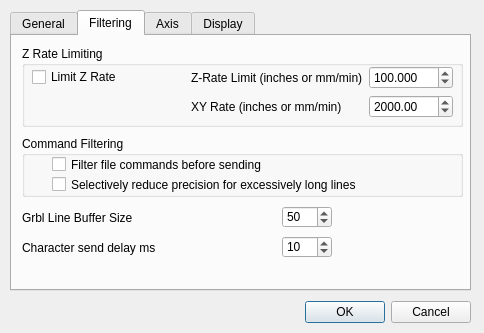
<?xml version="1.0" encoding="UTF-8"?>
<ui version="4.0">
 <class>Options</class>
 <widget class="QDialog" name="Options">
  <property name="geometry">
   <rect>
    <x>0</x>
    <y>0</y>
    <width>484</width>
    <height>333</height>
   </rect>
  </property>
  <property name="sizePolicy">
   <sizepolicy hsizetype="Maximum" vsizetype="Maximum">
    <horstretch>1</horstretch>
    <verstretch>1</verstretch>
   </sizepolicy>
  </property>
  <property name="windowTitle">
   <string>Options</string>
  </property>
  <widget class="QTabWidget" name="tabWidget">
   <property name="geometry">
    <rect>
     <x>10</x>
     <y>10</y>
     <width>461</width>
     <height>281</height>
    </rect>
   </property>
   <property name="sizePolicy">
    <sizepolicy hsizetype="Expanding" vsizetype="Expanding">
     <horstretch>1</horstretch>
     <verstretch>1</verstretch>
    </sizepolicy>
   </property>
   <property name="currentIndex">
    <number>1</number>
   </property>
   <widget class="QWidget" name="tab_general">
    <attribute name="title">
     <string>General</string>
    </attribute>
    <widget class="QWidget" name="gridLayoutWidget_2">
     <property name="geometry">
      <rect>
       <x>10</x>
       <y>146</y>
       <width>431</width>
       <height>82</height>
      </rect>
     </property>
     <layout class="QGridLayout" name="gridLayout" columnstretch="2,1,0">
      <item row="2" column="0">
       <widget class="QLabel" name="labelZJogRate">
        <property name="text">
         <string>Z-Jog Rate (inches or mm/min)</string>
        </property>
       </widget>
      </item>
      <item row="1" column="0">
       <widget class="QLabel" name="labelWaitForResp">
        <property name="text">
         <string>Seconds to Wait for Response</string>
        </property>
       </widget>
      </item>
      <item row="1" column="2">
       <widget class="QSpinBox" name="spinResponseWaitSec">
        <property name="minimum">
         <number>1</number>
        </property>
        <property name="maximum">
         <number>1000</number>
        </property>
        <property name="value">
         <number>60</number>
        </property>
       </widget>
      </item>
      <item row="2" column="2">
       <widget class="QDoubleSpinBox" name="doubleSpinZJogRate">
        <property name="accelerated">
         <bool>true</bool>
        </property>
        <property name="correctionMode">
         <enum>QAbstractSpinBox::CorrectToNearestValue</enum>
        </property>
        <property name="decimals">
         <number>3</number>
        </property>
        <property name="minimum">
         <double>0.100000000000000</double>
        </property>
        <property name="maximum">
         <double>9999.989999999999782</double>
        </property>
        <property name="singleStep">
         <double>1.000000000000000</double>
        </property>
        <property name="value">
         <double>260.000000000000000</double>
        </property>
       </widget>
      </item>
      <item row="3" column="2">
       <widget class="QSpinBox" name="spinMaxStatusLines">
        <property name="layoutDirection">
         <enum>Qt::LeftToRight</enum>
        </property>
        <property name="maximum">
         <number>500000</number>
        </property>
        <property name="value">
         <number>500000</number>
        </property>
       </widget>
      </item>
      <item row="3" column="0">
       <widget class="QLabel" name="labelMaxStatusLines">
        <property name="text">
         <string>Max Log Lines ( 0 : unlimited )</string>
        </property>
       </widget>
      </item>
      <item row="1" column="1">
       <spacer name="horizontalSpacer_5">
        <property name="orientation">
         <enum>Qt::Horizontal</enum>
        </property>
        <property name="sizeHint" stdset="0">
         <size>
          <width>40</width>
          <height>20</height>
         </size>
        </property>
       </spacer>
      </item>
      <item row="2" column="1">
       <spacer name="horizontalSpacer_6">
        <property name="orientation">
         <enum>Qt::Horizontal</enum>
        </property>
        <property name="sizeHint" stdset="0">
         <size>
          <width>40</width>
          <height>20</height>
         </size>
        </property>
       </spacer>
      </item>
      <item row="3" column="1">
       <spacer name="horizontalSpacer_7">
        <property name="orientation">
         <enum>Qt::Horizontal</enum>
        </property>
        <property name="sizeHint" stdset="0">
         <size>
          <width>40</width>
          <height>20</height>
         </size>
        </property>
       </spacer>
      </item>
     </layout>
    </widget>
    <widget class="QWidget" name="verticalLayoutWidget_2">
     <property name="geometry">
      <rect>
       <x>10</x>
       <y>10</y>
       <width>451</width>
       <height>121</height>
      </rect>
     </property>
     <layout class="QVBoxLayout" name="verticalLayoutExtras">
      <item>
       <widget class="QCheckBox" name="checkBoxUseMmManualCmds">
        <property name="text">
         <string>Use millimeters when sending manual commands (v0.8c+ only)</string>
        </property>
       </widget>
      </item>
      <item>
       <widget class="QCheckBox" name="chkAggressivePreload">
        <property name="text">
         <string>Use aggressive preload strategy for Grbl</string>
        </property>
       </widget>
      </item>
      <item>
       <widget class="QCheckBox" name="checkBoxWaitForJogToComplete">
        <property name="enabled">
         <bool>false</bool>
        </property>
        <property name="text">
         <string>Wait for each jog/manual command to complete (future feature)</string>
        </property>
       </widget>
      </item>
      <item>
       <widget class="QCheckBox" name="checkBoxEnableDebugLog">
        <property name="text">
         <string>Write debugging log to home folder (requires restart)</string>
        </property>
       </widget>
      </item>
     </layout>
    </widget>
   </widget>
   <widget class="QWidget" name="tab_filtering">
    <attribute name="title">
     <string>Filtering</string>
    </attribute>
    <widget class="QGroupBox" name="groupZRateLimit">
     <property name="geometry">
      <rect>
       <x>10</x>
       <y>10</y>
       <width>441</width>
       <height>81</height>
      </rect>
     </property>
     <property name="title">
      <string>Z Rate Limiting</string>
     </property>
     <widget class="QWidget" name="gridLayoutWidget">
      <property name="geometry">
       <rect>
        <x>10</x>
        <y>20</y>
        <width>421</width>
        <height>53</height>
       </rect>
      </property>
      <layout class="QGridLayout" name="gridLayoutRateLimit">
       <item row="0" column="0">
        <widget class="QCheckBox" name="chkLimitZRate">
         <property name="text">
          <string>Limit Z Rate</string>
         </property>
        </widget>
       </item>
       <item row="0" column="3">
        <widget class="QDoubleSpinBox" name="doubleSpinZRateLimit">
         <property name="accelerated">
          <bool>true</bool>
         </property>
         <property name="correctionMode">
          <enum>QAbstractSpinBox::CorrectToNearestValue</enum>
         </property>
         <property name="decimals">
          <number>3</number>
         </property>
         <property name="minimum">
          <double>0.100000000000000</double>
         </property>
         <property name="maximum">
          <double>9999.989999999999782</double>
         </property>
         <property name="singleStep">
          <double>1.000000000000000</double>
         </property>
         <property name="value">
          <double>100.000000000000000</double>
         </property>
        </widget>
       </item>
       <item row="0" column="1">
        <spacer name="horizontalSpacer">
         <property name="orientation">
          <enum>Qt::Horizontal</enum>
         </property>
         <property name="sizeHint" stdset="0">
          <size>
           <width>40</width>
           <height>20</height>
          </size>
         </property>
        </spacer>
       </item>
       <item row="0" column="2">
        <widget class="QLabel" name="labelZRateLimit">
         <property name="text">
          <string>Z-Rate Limit (inches or mm/min)</string>
         </property>
        </widget>
       </item>
       <item row="1" column="2">
        <widget class="QLabel" name="labelXYRate">
         <property name="text">
          <string>XY Rate (inches or mm/min)</string>
         </property>
        </widget>
       </item>
       <item row="1" column="3">
        <widget class="QDoubleSpinBox" name="doubleSpinXYRate">
         <property name="decimals">
          <number>2</number>
         </property>
         <property name="minimum">
          <double>0.100000000000000</double>
         </property>
         <property name="maximum">
          <double>999999.989999999990687</double>
         </property>
         <property name="value">
          <double>2000.000000000000000</double>
         </property>
        </widget>
       </item>
      </layout>
     </widget>
    </widget>
    <widget class="QWidget" name="layoutWidget_2">
     <property name="geometry">
      <rect>
       <x>10</x>
       <y>200</y>
       <width>261</width>
       <height>24</height>
      </rect>
     </property>
     <layout class="QHBoxLayout" name="horizontalLayout_4">
      <item>
       <widget class="QLabel" name="label_3">
        <property name="text">
         <string>Character send delay ms</string>
        </property>
       </widget>
      </item>
      <item>
       <spacer name="horizontalSpacer_4">
        <property name="orientation">
         <enum>Qt::Horizontal</enum>
        </property>
        <property name="sizeHint" stdset="0">
         <size>
          <width>40</width>
          <height>20</height>
         </size>
        </property>
       </spacer>
      </item>
     </layout>
    </widget>
    <widget class="QGroupBox" name="groupBox">
     <property name="geometry">
      <rect>
       <x>10</x>
       <y>100</y>
       <width>441</width>
       <height>61</height>
      </rect>
     </property>
     <property name="title">
      <string>Command Filtering</string>
     </property>
     <widget class="QCheckBox" name="chkFilterFileCommands">
      <property name="geometry">
       <rect>
        <x>30</x>
        <y>20</y>
        <width>431</width>
        <height>17</height>
       </rect>
      </property>
      <property name="text">
       <string>Filter file commands before sending</string>
      </property>
     </widget>
     <widget class="QCheckBox" name="checkBoxReducePrecForLongLines">
      <property name="geometry">
       <rect>
        <x>30</x>
        <y>40</y>
        <width>431</width>
        <height>17</height>
       </rect>
      </property>
      <property name="text">
       <string>Selectively reduce precision for excessively long lines</string>
      </property>
     </widget>
    </widget>
    <widget class="QWidget" name="layoutWidget">
     <property name="geometry">
      <rect>
       <x>10</x>
       <y>170</y>
       <width>261</width>
       <height>24</height>
      </rect>
     </property>
     <layout class="QHBoxLayout" name="horizontalLayout_2">
      <item>
       <widget class="QLabel" name="label">
        <property name="text">
         <string>Grbl Line Buffer Size</string>
        </property>
       </widget>
      </item>
      <item>
       <spacer name="horizontalSpacer_2">
        <property name="orientation">
         <enum>Qt::Horizontal</enum>
        </property>
        <property name="sizeHint" stdset="0">
         <size>
          <width>40</width>
          <height>20</height>
         </size>
        </property>
       </spacer>
      </item>
     </layout>
    </widget>
    <widget class="QSpinBox" name="spinBoxCharSendDelay">
     <property name="geometry">
      <rect>
       <x>270</x>
       <y>200</y>
       <width>50</width>
       <height>22</height>
      </rect>
     </property>
     <property name="maximum">
      <number>20</number>
     </property>
     <property name="value">
      <number>10</number>
     </property>
    </widget>
    <widget class="QSpinBox" name="spinBoxGrblLineBufferSize">
     <property name="geometry">
      <rect>
       <x>270</x>
       <y>170</y>
       <width>50</width>
       <height>22</height>
      </rect>
     </property>
     <property name="value">
      <number>50</number>
     </property>
    </widget>
   </widget>
   <widget class="QWidget" name="tab_axis">
    <attribute name="title">
     <string>Axis</string>
    </attribute>
    <widget class="QGroupBox" name="groupBoxAxis">
     <property name="geometry">
      <rect>
       <x>10</x>
       <y>111</y>
       <width>441</width>
       <height>60</height>
      </rect>
     </property>
     <property name="title">
      <string>Invert Axis</string>
     </property>
     <widget class="QWidget" name="horizontalLayoutWidget">
      <property name="geometry">
       <rect>
        <x>20</x>
        <y>20</y>
        <width>411</width>
        <height>31</height>
       </rect>
      </property>
      <layout class="QHBoxLayout" name="horizontalLayout">
       <item>
        <widget class="QCheckBox" name="chkInvX">
         <property name="text">
          <string>X Axis</string>
         </property>
        </widget>
       </item>
       <item>
        <widget class="QCheckBox" name="chkInvY">
         <property name="text">
          <string>Y Axis</string>
         </property>
        </widget>
       </item>
       <item>
        <widget class="QCheckBox" name="chkInvZ">
         <property name="text">
          <string>Z Axis</string>
         </property>
        </widget>
       </item>
       <item>
        <widget class="QCheckBox" name="chkInvFourth">
         <property name="text">
          <string>Fourth Axis</string>
         </property>
        </widget>
       </item>
      </layout>
     </widget>
    </widget>
    <widget class="QGroupBox" name="groupBoxFourthAxis">
     <property name="geometry">
      <rect>
       <x>10</x>
       <y>41</y>
       <width>441</width>
       <height>51</height>
      </rect>
     </property>
     <property name="title">
      <string>Selecting the Fourth axis</string>
     </property>
     <widget class="QRadioButton" name="radioButtonFourthAxisA">
      <property name="geometry">
       <rect>
        <x>10</x>
        <y>22</y>
        <width>50</width>
        <height>17</height>
       </rect>
      </property>
      <property name="text">
       <string>A</string>
      </property>
      <property name="checked">
       <bool>true</bool>
      </property>
     </widget>
     <widget class="QRadioButton" name="radioButtonFourthAxisB">
      <property name="geometry">
       <rect>
        <x>80</x>
        <y>22</y>
        <width>50</width>
        <height>17</height>
       </rect>
      </property>
      <property name="text">
       <string>B</string>
      </property>
     </widget>
     <widget class="QRadioButton" name="radioButtonFourthAxisC">
      <property name="geometry">
       <rect>
        <x>150</x>
        <y>22</y>
        <width>50</width>
        <height>17</height>
       </rect>
      </property>
      <property name="contextMenuPolicy">
       <enum>Qt::PreventContextMenu</enum>
      </property>
      <property name="text">
       <string>C</string>
      </property>
     </widget>
     <widget class="QRadioButton" name="radioButtonFourthAxisU">
      <property name="geometry">
       <rect>
        <x>240</x>
        <y>20</y>
        <width>50</width>
        <height>21</height>
       </rect>
      </property>
      <property name="contextMenuPolicy">
       <enum>Qt::PreventContextMenu</enum>
      </property>
      <property name="text">
       <string>U</string>
      </property>
     </widget>
     <widget class="QRadioButton" name="radioButtonFourthAxisV">
      <property name="geometry">
       <rect>
        <x>310</x>
        <y>22</y>
        <width>50</width>
        <height>17</height>
       </rect>
      </property>
      <property name="contextMenuPolicy">
       <enum>Qt::PreventContextMenu</enum>
      </property>
      <property name="text">
       <string>V</string>
      </property>
     </widget>
     <widget class="QRadioButton" name="radioButtonFourthAxisW">
      <property name="geometry">
       <rect>
        <x>380</x>
        <y>22</y>
        <width>50</width>
        <height>17</height>
       </rect>
      </property>
      <property name="contextMenuPolicy">
       <enum>Qt::PreventContextMenu</enum>
      </property>
      <property name="text">
       <string>W</string>
      </property>
     </widget>
    </widget>
    <widget class="QCheckBox" name="checkBoxFourAxis">
     <property name="geometry">
      <rect>
       <x>10</x>
       <y>11</y>
       <width>421</width>
       <height>17</height>
      </rect>
     </property>
     <property name="text">
      <string>Enable 4-axis mode</string>
     </property>
    </widget>
   </widget>
   <widget class="QWidget" name="tab_display">
    <attribute name="title">
     <string>Display</string>
    </attribute>
    <widget class="QGroupBox" name="groupBox_ReqPos">
     <property name="geometry">
      <rect>
       <x>1</x>
       <y>97</y>
       <width>451</width>
       <height>151</height>
      </rect>
     </property>
     <property name="sizePolicy">
      <sizepolicy hsizetype="Preferred" vsizetype="Preferred">
       <horstretch>1</horstretch>
       <verstretch>1</verstretch>
      </sizepolicy>
     </property>
     <property name="title">
      <string>Position Request</string>
     </property>
     <widget class="QWidget" name="verticalLayoutWidget">
      <property name="geometry">
       <rect>
        <x>10</x>
        <y>20</y>
        <width>431</width>
        <height>121</height>
       </rect>
      </property>
      <layout class="QVBoxLayout" name="verticalLayout">
       <item>
        <widget class="QRadioButton" name="radioButton_ReqAlways">
         <property name="sizePolicy">
          <sizepolicy hsizetype="Preferred" vsizetype="Preferred">
           <horstretch>1</horstretch>
           <verstretch>0</verstretch>
          </sizepolicy>
         </property>
         <property name="text">
          <string>Always Request (most reliable/slightly slower jogging)</string>
         </property>
         <property name="autoExclusive">
          <bool>true</bool>
         </property>
        </widget>
       </item>
       <item>
        <widget class="QRadioButton" name="radioButton_ReqAlwaysNoIdleCheck">
         <property name="sizePolicy">
          <sizepolicy hsizetype="Maximum" vsizetype="Preferred">
           <horstretch>0</horstretch>
           <verstretch>1</verstretch>
          </sizepolicy>
         </property>
         <property name="text">
          <string>Always Request but without Idle Check (fast jog/manual operations)</string>
         </property>
         <property name="autoExclusive">
          <bool>true</bool>
         </property>
        </widget>
       </item>
       <item>
        <widget class="QRadioButton" name="radioButton_ReqNotDuringManual">
         <property name="sizePolicy">
          <sizepolicy hsizetype="Maximum" vsizetype="Preferred">
           <horstretch>0</horstretch>
           <verstretch>1</verstretch>
          </sizepolicy>
         </property>
         <property name="text">
          <string>Not during manual control (no position update during jog/manual)</string>
         </property>
         <property name="autoExclusive">
          <bool>true</bool>
         </property>
        </widget>
       </item>
       <item>
        <layout class="QHBoxLayout" name="horizontalLayout_3" stretch="0,0,0,0">
         <property name="spacing">
          <number>1</number>
         </property>
         <item>
          <widget class="QLabel" name="label_ReqFreq">
           <property name="sizePolicy">
            <sizepolicy hsizetype="Maximum" vsizetype="Maximum">
             <horstretch>1</horstretch>
             <verstretch>0</verstretch>
            </sizepolicy>
           </property>
           <property name="text">
            <string>Request frequency (seconds)</string>
           </property>
          </widget>
         </item>
         <item>
          <spacer name="horizontalSpacer_8">
           <property name="orientation">
            <enum>Qt::Horizontal</enum>
           </property>
           <property name="sizeHint" stdset="0">
            <size>
             <width>40</width>
             <height>20</height>
            </size>
           </property>
          </spacer>
         </item>
         <item>
          <widget class="QDoubleSpinBox" name="doubleSpinBoxPosRequestFreqSec">
           <property name="sizePolicy">
            <sizepolicy hsizetype="Maximum" vsizetype="Maximum">
             <horstretch>0</horstretch>
             <verstretch>0</verstretch>
            </sizepolicy>
           </property>
           <property name="minimum">
            <double>0.500000000000000</double>
           </property>
           <property name="maximum">
            <double>10.000000000000000</double>
           </property>
           <property name="singleStep">
            <double>0.500000000000000</double>
           </property>
           <property name="value">
            <double>1.000000000000000</double>
           </property>
          </widget>
         </item>
         <item>
          <spacer name="horizontalSpacer_3">
           <property name="orientation">
            <enum>Qt::Horizontal</enum>
           </property>
           <property name="sizeHint" stdset="0">
            <size>
             <width>40</width>
             <height>20</height>
            </size>
           </property>
          </spacer>
         </item>
        </layout>
       </item>
      </layout>
     </widget>
    </widget>
    <widget class="QGroupBox" name="groupBoxReqDisplay">
     <property name="geometry">
      <rect>
       <x>2</x>
       <y>4</y>
       <width>451</width>
       <height>91</height>
      </rect>
     </property>
     <property name="sizePolicy">
      <sizepolicy hsizetype="Preferred" vsizetype="Preferred">
       <horstretch>1</horstretch>
       <verstretch>1</verstretch>
      </sizepolicy>
     </property>
     <property name="title">
      <string>Display the position</string>
     </property>
     <widget class="QWidget" name="verticalLayoutWidget_3">
      <property name="geometry">
       <rect>
        <x>10</x>
        <y>19</y>
        <width>421</width>
        <height>71</height>
       </rect>
      </property>
      <layout class="QVBoxLayout" name="verticalLayout_2">
       <property name="spacing">
        <number>4</number>
       </property>
       <property name="topMargin">
        <number>3</number>
       </property>
       <property name="bottomMargin">
        <number>5</number>
       </property>
       <item>
        <widget class="QCheckBox" name="checkBoxPositionReportEnabled">
         <property name="enabled">
          <bool>true</bool>
         </property>
         <property name="sizePolicy">
          <sizepolicy hsizetype="Preferred" vsizetype="Preferred">
           <horstretch>1</horstretch>
           <verstretch>1</verstretch>
          </sizepolicy>
         </property>
         <property name="layoutDirection">
          <enum>Qt::LeftToRight</enum>
         </property>
         <property name="text">
          <string>Enable position request and report</string>
         </property>
         <property name="checked">
          <bool>true</bool>
         </property>
         <property name="autoExclusive">
          <bool>true</bool>
         </property>
        </widget>
       </item>
       <item>
        <widget class="QCheckBox" name="checkBoxSynchronousSimulation">
         <property name="sizePolicy">
          <sizepolicy hsizetype="Preferred" vsizetype="Preferred">
           <horstretch>1</horstretch>
           <verstretch>1</verstretch>
          </sizepolicy>
         </property>
         <property name="text">
          <string>Synchronous simulation (! EXPERIMENTAL !)</string>
         </property>
         <property name="checked">
          <bool>false</bool>
         </property>
         <property name="autoExclusive">
          <bool>true</bool>
         </property>
         <property name="tristate">
          <bool>false</bool>
         </property>
        </widget>
       </item>
       <item>
        <widget class="QCheckBox" name="checkBoxNoDisplay">
         <property name="sizePolicy">
          <sizepolicy hsizetype="Preferred" vsizetype="Preferred">
           <horstretch>1</horstretch>
           <verstretch>1</verstretch>
          </sizepolicy>
         </property>
         <property name="text">
          <string>No display</string>
         </property>
         <property name="checked">
          <bool>false</bool>
         </property>
         <property name="autoExclusive">
          <bool>true</bool>
         </property>
        </widget>
       </item>
      </layout>
     </widget>
    </widget>
   </widget>
  </widget>
  <widget class="QDialogButtonBox" name="buttonBox">
   <property name="geometry">
    <rect>
     <x>280</x>
     <y>297</y>
     <width>191</width>
     <height>30</height>
    </rect>
   </property>
   <property name="orientation">
    <enum>Qt::Horizontal</enum>
   </property>
   <property name="standardButtons">
    <set>QDialogButtonBox::Cancel|QDialogButtonBox::Ok</set>
   </property>
  </widget>
 </widget>
 <resources/>
 <connections>
  <connection>
   <sender>buttonBox</sender>
   <signal>accepted()</signal>
   <receiver>Options</receiver>
   <slot>accept()</slot>
   <hints>
    <hint type="sourcelabel">
     <x>248</x>
     <y>254</y>
    </hint>
    <hint type="destinationlabel">
     <x>157</x>
     <y>274</y>
    </hint>
   </hints>
  </connection>
  <connection>
   <sender>buttonBox</sender>
   <signal>rejected()</signal>
   <receiver>Options</receiver>
   <slot>reject()</slot>
   <hints>
    <hint type="sourcelabel">
     <x>316</x>
     <y>260</y>
    </hint>
    <hint type="destinationlabel">
     <x>286</x>
     <y>274</y>
    </hint>
   </hints>
  </connection>
 </connections>
</ui>
